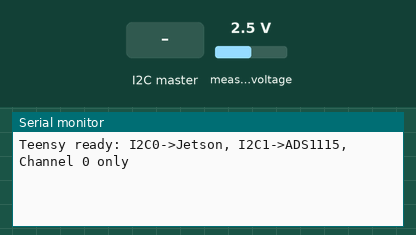
Recording of a sketch running on a simulated Arduino Uno, built for the host (arithmetic inside an expression is 32-bit, double 64-bit). Parts: the last lines printed to the serial monitor. The test bench sets the inputs (shaded band); at power-on: measured voltage 2.5 V.

Above: at 1.2 s.
1.3 s: the I2C master sends "S"
At 2.0 s:
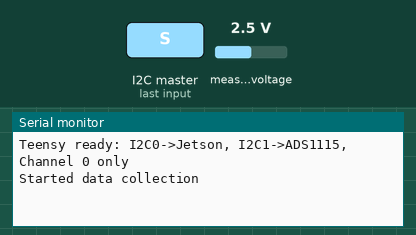
2.8 s: the I2C master sends "E"
At 3.2 s:
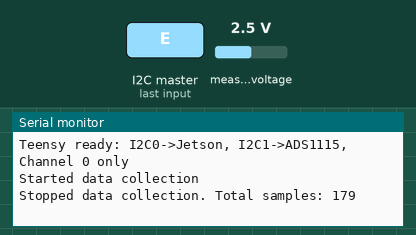

The sketch:

data_collection_v3.ino
```cpp
#include <Wire.h>
#include <Adafruit_ADS1X15.h>
#include <vector>

Adafruit_ADS1115 ads; // ADS1115 on Wire1

#define JETSON_ADDR 0x08

std::vector<int16_t> samples;                 // dynamic buffer for channel 0
const unsigned long sample_interval_us = 1000; // 1ms per sample
bool collecting = false;
bool sending = false;
size_t send_index = 0;
uint16_t total_samples = 0;
bool header_sent = false;                     // to track if the header has been sent

void setup() {
  Serial.begin(115200);

  // --- ADS1115 on I2C1 ---
  Wire1.begin();
  ads.begin(0x48, &Wire1);   // ADS1115 on Wire1
  ads.setGain(GAIN_ONE);     // ±4.096V range
  ads.setDataRate(RATE_ADS1115_860SPS);

  // --- I2C0 for Jetson ---
  Wire.begin(JETSON_ADDR);
  Wire.onReceive(receiveEvent);
  Wire.onRequest(requestEvent);

  Serial.println("Teensy ready: I2C0->Jetson, I2C1->ADS1115, Channel 0 only");
}

void loop() {
  static unsigned long lastSampleTime = 0;
  if (collecting) {
    unsigned long now = micros();
    if (now - lastSampleTime >= sample_interval_us) {
      lastSampleTime = now;
      int16_t adc0 = ads.readADC_SingleEnded(0); // read channel 0 only
      samples.push_back(adc0);
    }
  }
}

// --- I2C event handlers ---
void receiveEvent(int howMany) {
  while (Wire.available()) {
    char cmd = Wire.read();
    if (cmd == 'S') {
      collecting = true;
      sending = false;
      samples.clear();
      header_sent = false;
      Serial.println("Started data collection");
    }
    else if (cmd == 'E') {
      collecting = false;
      sending = true;
      send_index = 0;
      total_samples = samples.size();
      header_sent = false;
      Serial.print("Stopped data collection. Total samples: ");
      Serial.println(total_samples);
    }
  }
}

void requestEvent() {
  if (!sending) {
    // Idle: send zeros when not sending data
    uint16_t zero = 0;
    Wire.write((uint8_t*)&zero, 2);
    return;
  }

  // --- First send the header (number of samples) ---
  if (!header_sent) {
    Wire.write((uint8_t*)&total_samples, 2);
    header_sent = true;
    Serial.print("Header sent (samples = ");
    Serial.print(total_samples);
    Serial.println(")");
    return;
  }

  // --- Then send samples ---
  if (send_index < samples.size()) {
    int16_t value = samples[send_index++];
    Wire.write((uint8_t*)&value, 2);
    if (send_index == (samples.size()-1)){
      Serial.println("All data sent to Jetson. Clearing buffer...");
      samples.clear();
      sending = false;
    }
  } else {
  }
}
```

Measured:
- after the input at 1.3 s, the serial monitor: prints a new line at once (image 1)
- after the input at 2.8 s, the serial monitor: prints a new line at once (image 2)
